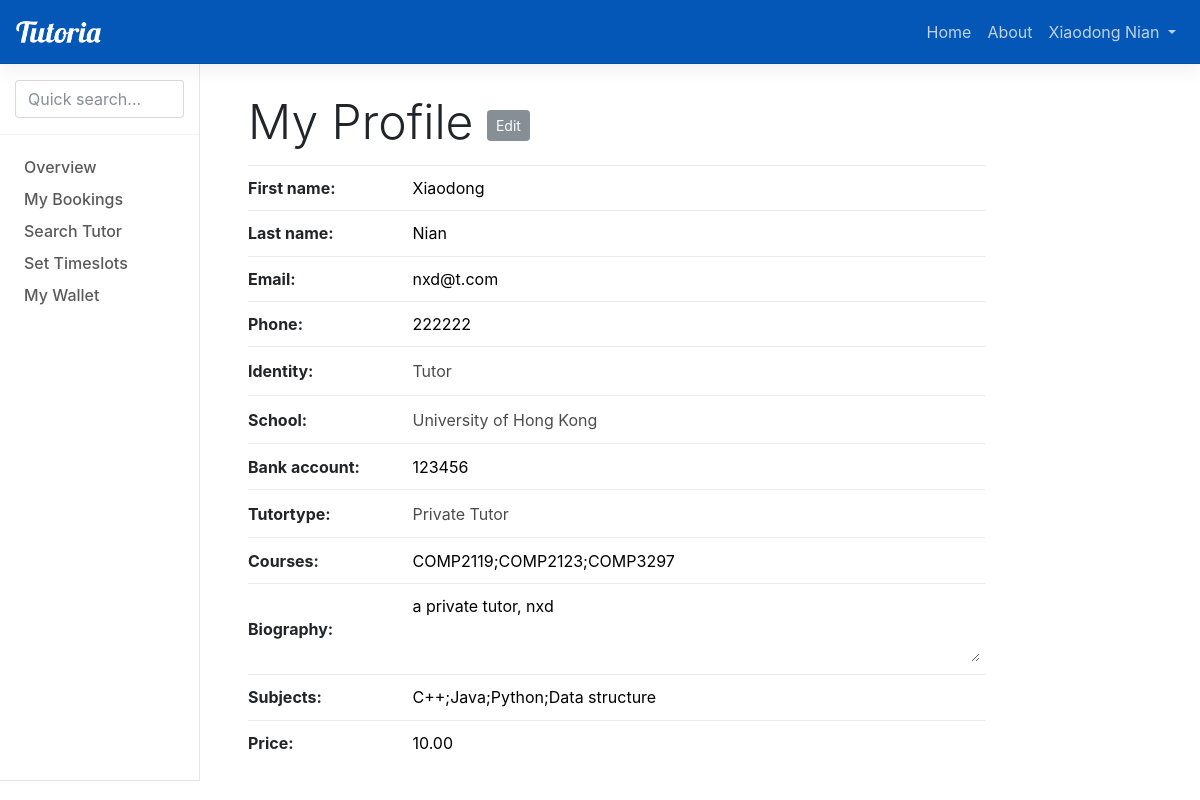
The app's page /profile/ (signed in) with its own data.
### home/models.py (models this page shows, shortened)
class Profile(models.Model):
    user = models.OneToOneField(User, on_delete=models.CASCADE)
    IDENTITY_CHOICES = (('S', 'Student'),('T', 'Tutor'))
    identity = models.CharField(max_length=2, choices=IDENTITY_CHOICES, default='S')
    SCHOOL_CHOICES = (('1', 'University of Hong Kong'),('2', 'Hong Kong University of Science and Technology'),
        ('3', 'Chinese University of Hong Kong'), ('4', 'City University of Hong Kong'),
        ('5', 'The Hong Kong Polytechnic University'), ('6', 'Hong Kong Baptist University'))
    SCHOOL_CHOICES_DICT = dict((x, y) for x, y in SCHOOL_CHOICES)
    school = models.CharField(max_length=2, choices=SCHOOL_CHOICES, default='1')
    phone = models.CharField(max_length=30)
    wallet = models.ForeignKey(Wallet, on_delete=models.CASCADE, null=True)

class Tutorprofile(models.Model):
    user = models.OneToOneField(User, on_delete=models.CASCADE)
    TUTOR_CHOICES = ('P', 'Private Tutor'),('C', 'Contracted Tutor')
    tutortype = models.CharField(max_length=2, choices=TUTOR_CHOICES, default='P')
    courses = models.TextField(blank=True)
    biography = models.TextField(blank=True)
    subjects = models.TextField(blank=True)
    price = models.DecimalField(default=0.00, max_digits=10, decimal_places=2)

### transaction/models.py (models this page shows, shortened)
class Wallet(models.Model):
    user = models.ForeignKey(User, on_delete=models.CASCADE, related_name='wallet_owner')
    balance = models.DecimalField(default=0.00, max_digits=10, decimal_places=2)
    bank_account = models.CharField(max_length=30, blank = True)

### home/views.py (the view, shortened to what this page needs)
# urls.py: url(r'^profile/$', home_views.editProfile, name='profile'),
@login_required
def editProfile(request):
    save_msg = None
    form = EditProfileForm(request.user)
    return render(request, 'profile.html', {'form': form, 'save_msg': save_msg})

### tutoria/templates/profile.html (shortened to what this page needs)
{% extends 'nav.html' %}
{% block stylesheet %}
  <link href="/static/css/catalogue.css" rel="stylesheet">
{% endblock %}
{% block menu %}
    {% if user.is_authenticated %}
        <div class="bd-toc-item">
            <a class="bd-toc-link" href="{% url 'home' %}">
                Overview
            </a>
        </div>
        <div class="bd-toc-item">
            <a class="bd-toc-link" href="{% url 'session' %}">
                My Bookings
            </a>
        </div>
        <div class="bd-toc-item">
            <a class="bd-toc-link" href="{% url 'search' %}">
                Search Tutor
            </a>
        </div>
        {% if user.profile.identity != 'S' %}
            <div class="bd-toc-item">
                <a class="bd-toc-link" href="{% url 'offerslot' %}">
                    Set Timeslots
                </a>
            </div>
        {% endif %}
        <div class="bd-toc-item">
            <a class="bd-toc-link" href="{% url 'wallet' %}">
                My Wallet
            </a>
        </div>
    {% endif %}
{% endblock %}
{% block content %}
<h1 class="bd-title">
    My Profile
    <button class="btn btn-secondary btn-sm" type="button" id="edit-profile-btn">Edit</button>
</h1>
<form class="info-box" id="profile-form" method="POST">
    <table class="table table-sm">
        <tbody>
            {% for field in form %}
            <tr>
                <th>
                    {{ field.label_tag }}
                </th>
                <td>
                    {{ field }}
                </td>
            </tr>
            {% endfor %}
        </tbody>
    </table>
</form>
{% endblock %}

### tutoria/templates/nav.html (shortened to what this page needs)
<!DOCTYPE html>
<html lang="en">
<head>
    <link href="/static/dist/css/bootstrap.min.css" rel="stylesheet">
    <link href="/static/assets/css/docs.min.css" rel="stylesheet">
    <link href="/static/css/nav.css" rel="stylesheet">
    {% block stylesheet %}{% endblock %}
    <header class="navbar navbar-expand navbar-dark flex-column flex-md-row bd-navbar">
        <a class="navbar-brand mr-0 mr-md-2" href="/" aria-label="Tutoria">
            <img src="/static/assets/brand/tutoria-logo-white.png" alt="brand">
        </a>
        <ul class="navbar-nav bd-navbar-nav flex-row ml-md-auto d-md-flex">
            <li class="nav-item">
                <a class="nav-link" href="#">Home</a>
            </li>
            <li class="nav-item">
                <a class="nav-link" href="#">About</a>
            </li>
            {% if user.is_authenticated %}
                <li class="nav-item dropdown">
                    <a class="nav-link dropdown-toggle" href="#" id="navbarDropdown" role="button" data-toggle="dropdown" aria-haspopup="true" aria-expanded="false">
                        <span>{{ user.get_full_name }}</span>
                    </a>
                </li>
            {% else %}
                <li class="nav-item">
                    <a class="nav-link p-2" href="{% url 'login' %}">Log In</a>
                </li>
            {% endif %}
        </ul>
    </header>
    <div class="container-fluid">
        <div class="row flex-xl-nowrap">
            <div class="col-12 col-md-3 col-xl-2 bd-sidebar">
                <form class="bd-search d-flex align-items-center">
                    <span class="algolia-autocomplete" style="position: relative; display: inline-block; direction: ltr;">
                        <input type="search" class="form-control ds-input" id="search-input" placeholder="Quick search..." aria-label="Quick search..."
                            autocomplete="off" spellcheck="false" role="combobox" aria-autocomplete="list" aria-expanded="false"
                            aria-labelledby="search-input" aria-owns="algolia-autocomplete-listbox-0" dir="auto" style="position: relative; vertical-align: top;">
                    </span>
                </form>
                <nav class="collapse bd-links" id="bd-docs-nav">
                    {% block menu %}
                    {% endblock %}
                </nav>
            </div>
            <main class="col-12 col-md-9 col-xl-8 py-md-3 pl-md-5 bd-content" style="min-height: 100%" role="main">
                {% block content %}
                {% endblock %}
            </main>
        </div>
    </div>
    </body>
</html>

### static/css/nav.css (style rules this page uses)
.navbar-brand { line-height: 20px; }
.navbar-brand img { width: 85px; }
.bd-navbar { background-color: #0457b7; }
.bd-navbar .navbar-nav .nav-link { color: #bfd3e4; }
.bd-title { margin-bottom: 1rem; }

### static/css/catalogue.css (style rules this page uses)
.form-control-plaintext { padding: .4rem .5rem; width: 100% }
.custom-select:disabled { border: transparent; color: initial; background: initial; padding: .4rem .5rem; }
.info-box table { margin-bottom: 0; }
.info-box th { padding-left: 0; vertical-align: middle; }
.info-box td { vertical-align: middle; }
.info-box th label { margin: auto; }

### records on screen
Profile: form "222222"
Wallet: form "123456"
Tutorprofile: form "Private Tutor" "COMP2119;COMP2123;COMP3297" "a private tutor, nxd" "C++;Java;Python;Data structure" "10.00"

### other values on screen
{{ user.get_full_name }} "Xiaodong Nian"
{{ field.label_tag }} "First name:" "Last name:" "Email:" "Phone:" "Identity:" "School:" "Bank account:" "Tutortype:" "Courses:" "Biography:" "Subjects:" "Price:"
